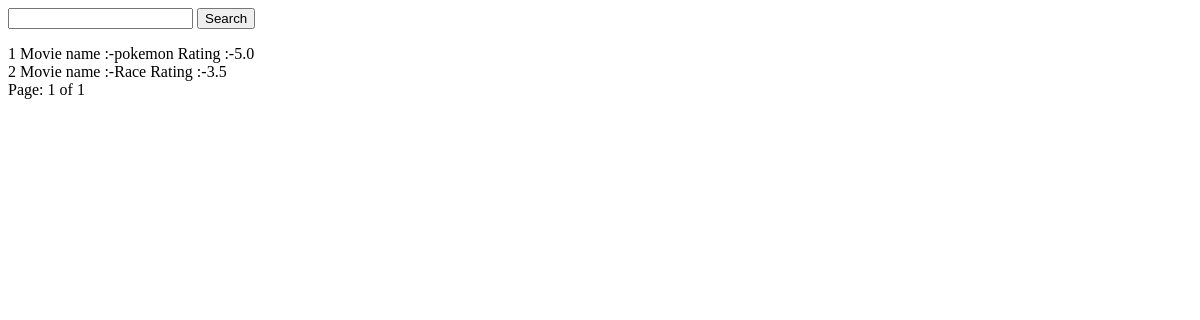
Page /?page=2 on the earlier database version.
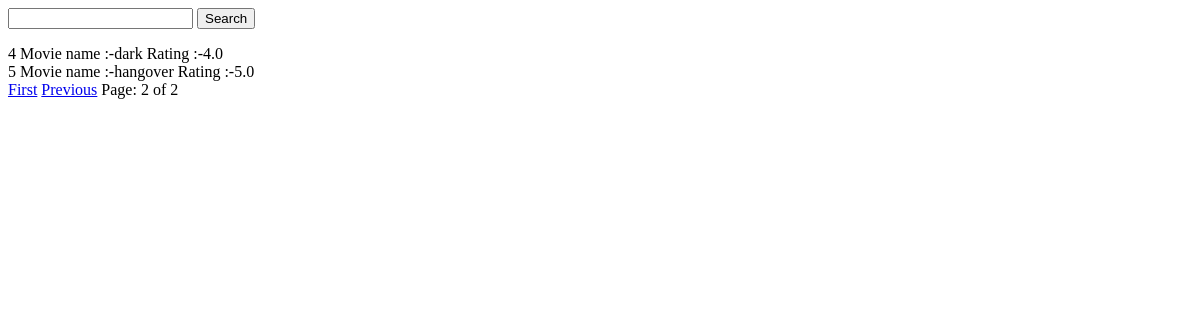
Same page on the later database version.
### myapp/models.py (models this page shows, shortened)
class Movies(models.Model):
    name = models.CharField(max_length=200)
    rating = models.FloatField()

### myapp/views.py (the view)
# urls.py: path('', movie_list, name='movie_list'),
def movie_list(request):
    list = Movies.objects.all()
    movie_name = request.GET.get('movie_name')
    if movie_name != '' and movie_name is not None:
        list = list.filter(name__icontains=movie_name)
    paginator = Paginator(list,3)
    page = request.GET.get('page')
    list = paginator.get_page(page)
    return render(request,'myapp/movie_list.html',{'list':list})

### myapp/templates/myapp/movie_list.html (shortened to what this page needs)
<form action="" method="GET">
    <input type="search" name="movie_name">
    <button type="submit"> Search</button>
</form>
{% for movie in list  %}
    {{movie.id}} Movie name :-{{movie.name}} Rating :-{{movie.rating}} <br>
{% endfor %}
{% if list.has_previous %}
    <a href="?page=1">First</a>
    <a href="?page={{list.previous_page_number}}">Previous</a>
{% endif %}
Page: {{list.number}} of {{list.paginator.num_pages}}

Differences in the rows shown:
no longer on this page (row unchanged): Movies: id "1", name "pokemon", rating "5.0"
no longer on this page (row unchanged): Movies: id "2", name "Race", rating "3.5"
added Movies: id "4", name "dark", rating "4.0"
added Movies: id "5", name "hangover", rating "5.0"
Other differences:
{{ list.number }}: "1" → "2"
{{ list.paginator.num_pages }}: "1" → "2"
text now shown: "First Previous"
